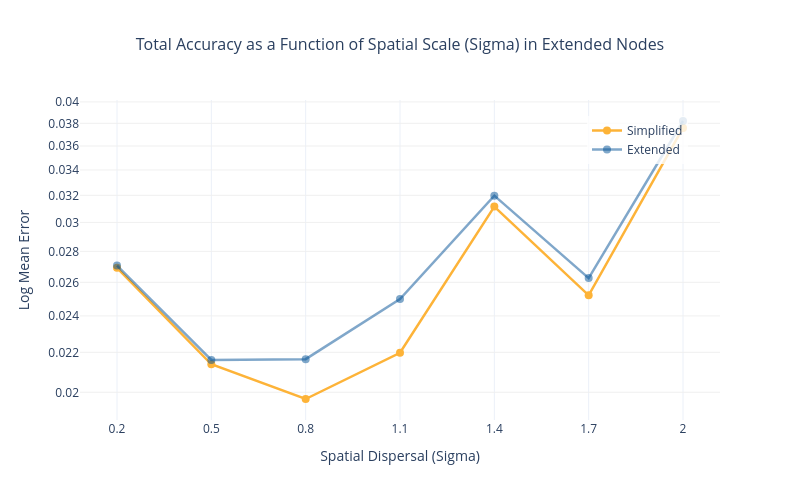

The cell this chart's notebook holds for it:
### Code cell
accuracy_vs_sigma(master_unary_df, "unary")

### Figure 1 — Plotly figure (JSON) as saved in the notebook; plotly's stock layout.template omitted (floating-point values rounded to 4 significant figures)
{"data": [{"error_y": {"array": [NaN, NaN, NaN, NaN, NaN, NaN, NaN], "thickness": 1.5, "type": "data", "visible": true, "width": 4}, "line": {"color": "rgba(253, 179, 056, 1.0)", "width": 2.5}, "marker": {"size": 8}, "mode": "lines+markers", "name": "Simplified", "type": "scatter", "x": [0.2, 0.5, 0.8, 1.1, 1.4, 1.7, 2.0], "y": [0.02692, 0.02138, 0.01968, 0.02198, 0.03115, 0.02521, 0.03759]}, {"error_y": {"array": [NaN, NaN, NaN, NaN, NaN, NaN, NaN], "thickness": 1.5, "type": "data", "visible": true, "width": 4}, "line": {"color": "rgba(002, 081, 150, 0.5)", "width": 2.5}, "marker": {"size": 8}, "mode": "lines+markers", "name": "Extended", "type": "scatter", "x": [0.2, 0.5, 0.8, 1.1, 1.4, 1.7, 2.0], "y": [0.02707, 0.0216, 0.02165, 0.02499, 0.03198, 0.02627, 0.03822]}], "layout": {"height": 500, "hovermode": "x unified", "legend": {"bgcolor": "rgba(255,255,255,0.8)", "x": 0.95, "xanchor": "right", "y": 0.95, "yanchor": "top"}, "title": {"font": {"size": 16}, "text": "Total Accuracy as a Function of Spatial Scale (Sigma) in Extended Nodes", "x": 0.5, "xanchor": "center"}, "width": 800, "xaxis": {"tickmode": "array", "tickvals": [0.2, 0.5, 0.8, 1.1, 1.4, 1.7, 2.0], "title": {"text": "Spatial Dispersal (Sigma)"}}, "yaxis": {"gridcolor": "rgba(240, 240, 240, 1)", "title": {"text": "Log Mean Error"}, "type": "log"}}}
